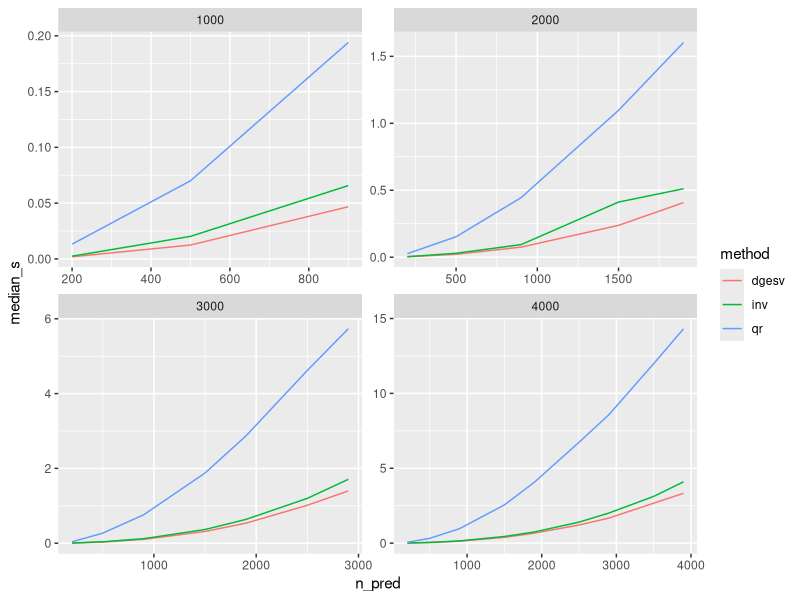
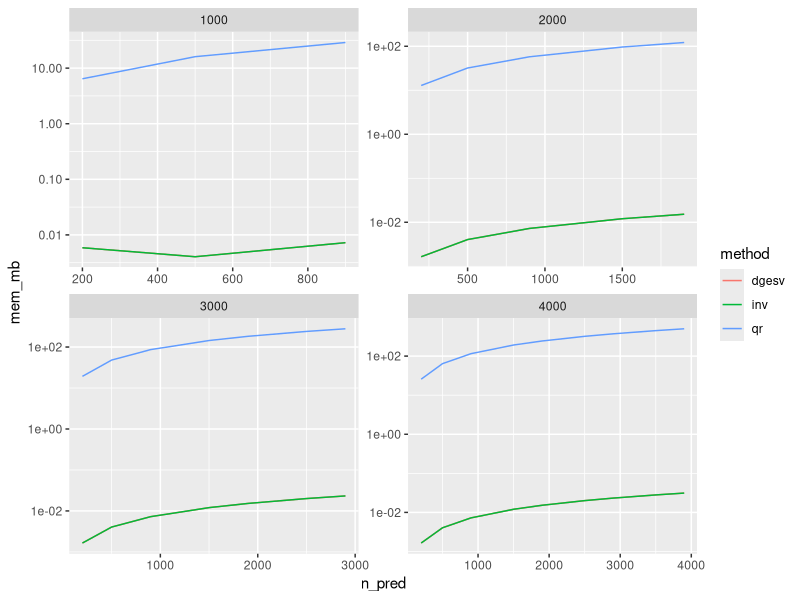
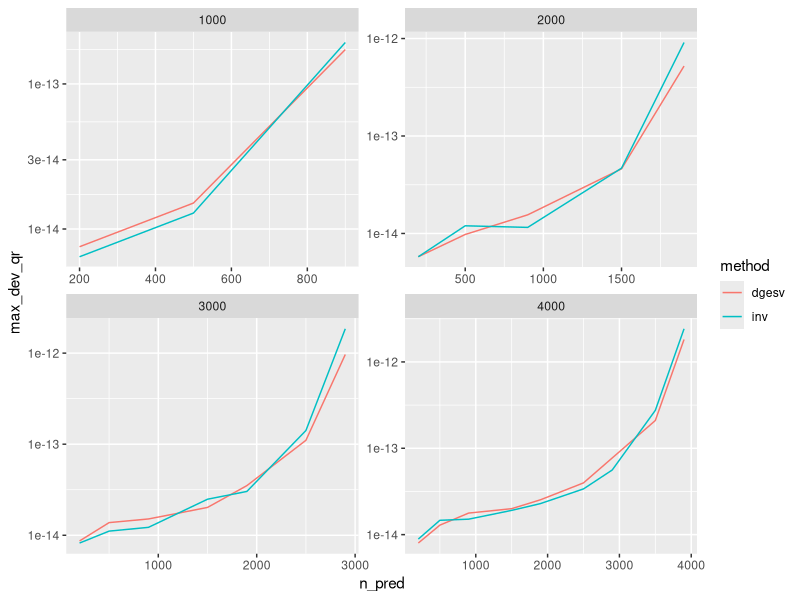

The R script that drew these images, in order:
library(ggplot2)
library(dplyr)

df <- read.csv(here::here("notes", "glm-benchmarks.csv"))
print(head(df))

p <- (
	ggplot(df, aes(x=n_pred, y=median_s, color=method))
	+ geom_line()
	+ facet_wrap(~n_obs, scales="free")
)
ggsave(
	here::here("notes", "runtime.png"), 
	p, width = 8, height = 5, dpi = 150
)

p <- (
	ggplot(df, aes(x=n_pred, y=mem_mb, color=method))
	+ geom_line()
	+ facet_wrap(~n_obs, scales="free")
	+ scale_y_log10()
)
ggsave(
	here::here("notes", "memory.png"), 
	p, width = 8, height = 5, dpi = 150
)

p <- (
	(
		df |> filter(method != 'qr')
		 	 |> ggplot(aes(x=n_pred, y=max_dev_qr, color=method))
	)
	+ geom_line()
	+ facet_wrap(~n_obs, scales="free")
	+ scale_y_log10()
)

ggsave(
	here::here("notes", "max_dev.png"), 
	p, width = 8, height = 5, dpi = 150
)
